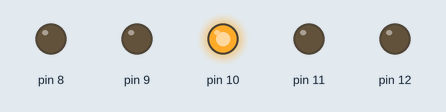
Recording of a sketch running on a simulated Arduino Uno, built with avr-gcc and run on an emulated ATmega328P. Shown: output pins drawn as LEDs (lit = HIGH).

Above: at 0.05 s.
At 3.95 s:
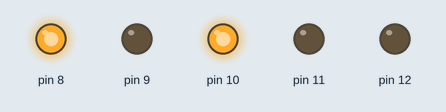
At 7.55 s:
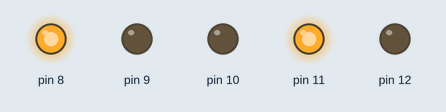
At 8.45 s:
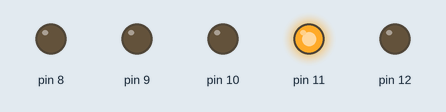
At 16.95 s:
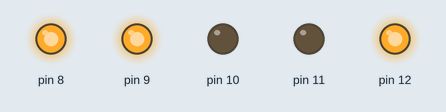
Timing chart, 0 to 22.1 s (numbered marks = the images above):
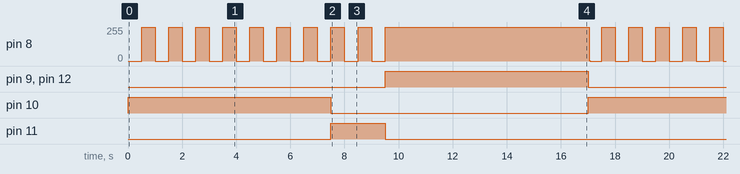

Measured:
- by itself, pin 8: moves between 0/255 and 255/255, repeating every 17.0 s
- by itself, pin 9, pin 10, pin 12: alternates HIGH for 7.5 s and LOW for 9.5 s
- by itself, pin 11: alternates HIGH for 2.0 s and LOW for 15.0 s

The sketch:

stoplight.ino
```cpp
 // Name(s): Seunghan Bae

enum State {
  carGo,
  carYellow,
  carStop,
  pedestrianGo,
  pedestrianStop
};

const unsigned long trafficPeriod = 7500;
const unsigned long yellowPeriod = 2000;
const unsigned long blinkPeriod = 500;
unsigned long trafficTime = 0;
unsigned long blinkTime = 0;
State traffic = carGo;

void setup() {
  Serial.begin(9600);
  pinMode(12, OUTPUT);
  pinMode(11, OUTPUT);
  pinMode(10, OUTPUT);
  pinMode(9, OUTPUT);
  pinMode(8, OUTPUT);
}

void loop() {
  traffic = trafficSignal(traffic);
}

State trafficSignal(State state) {
  unsigned long now = millis();

  switch (state) {
    case carGo:
      light(state);
      if (now - trafficTime >= trafficPeriod) {
        state = carYellow;
        trafficTime += trafficPeriod;
      }
      break;

    case carYellow:
      light(state);
      if (now - trafficTime >= yellowPeriod) {
        state = carStop;
        trafficTime += yellowPeriod;
      }
      break;

    case carStop:
      light(state);
      state = pedestrianGo;
      break;

    case pedestrianGo:
      light(state);
      if (now - trafficTime >= trafficPeriod) {
        state = pedestrianStop;
        trafficTime += trafficPeriod;
      }
      break;

    case pedestrianStop:
      light(state);
      state = carGo;
      break;
  }
  return state;
}

void light(State state) {
  switch(state) {
    case carGo:
      digitalWrite(12, LOW);
      digitalWrite(10, HIGH);
      blinkLight(8);
      break;

    case carYellow:
      digitalWrite(10, LOW);
      digitalWrite(11, HIGH);
      blinkLight(8);
      break;

    case carStop:
      digitalWrite(11, LOW);
      digitalWrite(12, HIGH);
      break;

    case pedestrianGo:
      digitalWrite(9, HIGH);
      break;

    case pedestrianStop:
      digitalWrite(9, LOW);
      blinkLight(8);
  }
}

void blinkLight(int n) {
  unsigned long now = millis();
  if(now - blinkTime >= blinkPeriod) {
    digitalWrite(n, !digitalRead(n));
    blinkTime += blinkPeriod;
  }
}
```
